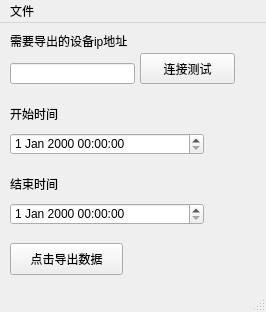
<?xml version="1.0" encoding="UTF-8"?>
<ui version="4.0">
 <class>MainWindow</class>
 <widget class="QMainWindow" name="MainWindow">
  <property name="geometry">
   <rect>
    <x>0</x>
    <y>0</y>
    <width>266</width>
    <height>312</height>
   </rect>
  </property>
  <property name="windowTitle">
   <string>简易数据导出工具</string>
  </property>
  <widget class="QWidget" name="centralwidget">
   <widget class="QLabel" name="label_2">
    <property name="geometry">
     <rect>
      <x>10</x>
      <y>10</y>
      <width>131</width>
      <height>16</height>
     </rect>
    </property>
    <property name="text">
     <string>需要导出的设备ip地址</string>
    </property>
   </widget>
   <widget class="QLineEdit" name="edit_ip">
    <property name="geometry">
     <rect>
      <x>10</x>
      <y>40</y>
      <width>125</width>
      <height>21</height>
     </rect>
    </property>
   </widget>
   <widget class="QPushButton" name="connect_test">
    <property name="geometry">
     <rect>
      <x>140</x>
      <y>30</y>
      <width>95</width>
      <height>31</height>
     </rect>
    </property>
    <property name="text">
     <string>连接测试</string>
    </property>
   </widget>
   <widget class="QDateTimeEdit" name="date_start">
    <property name="geometry">
     <rect>
      <x>10</x>
      <y>110</y>
      <width>194</width>
      <height>22</height>
     </rect>
    </property>
   </widget>
   <widget class="QDateTimeEdit" name="date_end">
    <property name="geometry">
     <rect>
      <x>10</x>
      <y>180</y>
      <width>194</width>
      <height>22</height>
     </rect>
    </property>
   </widget>
   <widget class="QLabel" name="label_3">
    <property name="geometry">
     <rect>
      <x>10</x>
      <y>80</y>
      <width>131</width>
      <height>21</height>
     </rect>
    </property>
    <property name="text">
     <string>开始时间</string>
    </property>
   </widget>
   <widget class="QLabel" name="label_4">
    <property name="geometry">
     <rect>
      <x>10</x>
      <y>150</y>
      <width>131</width>
      <height>21</height>
     </rect>
    </property>
    <property name="text">
     <string>结束时间</string>
    </property>
   </widget>
   <widget class="QPushButton" name="export_data">
    <property name="geometry">
     <rect>
      <x>10</x>
      <y>220</y>
      <width>113</width>
      <height>32</height>
     </rect>
    </property>
    <property name="text">
     <string>点击导出数据</string>
    </property>
   </widget>
  </widget>
  <widget class="QMenuBar" name="menubar">
   <property name="geometry">
    <rect>
     <x>0</x>
     <y>0</y>
     <width>266</width>
     <height>24</height>
    </rect>
   </property>
   <widget class="QMenu" name="menu">
    <property name="title">
     <string>文件</string>
    </property>
    <addaction name="actiona"/>
   </widget>
   <addaction name="menu"/>
  </widget>
  <widget class="QStatusBar" name="statusBar"/>
  <action name="actiona">
   <property name="text">
    <string>about</string>
   </property>
  </action>
  <action name="actionb">
   <property name="text">
    <string>b</string>
   </property>
  </action>
  <action name="actiona_2">
   <property name="text">
    <string>a</string>
   </property>
  </action>
  <action name="actionb_2">
   <property name="text">
    <string>b</string>
   </property>
  </action>
 </widget>
 <resources/>
 <connections/>
</ui>
